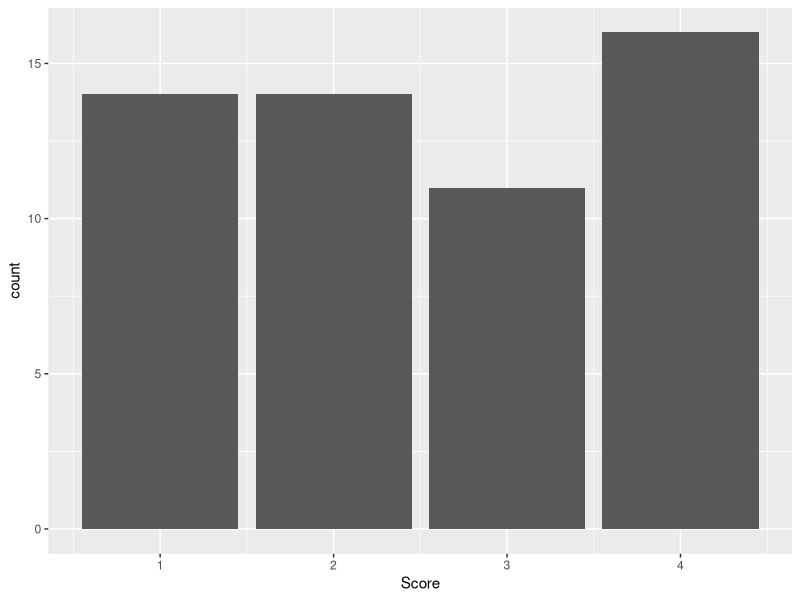
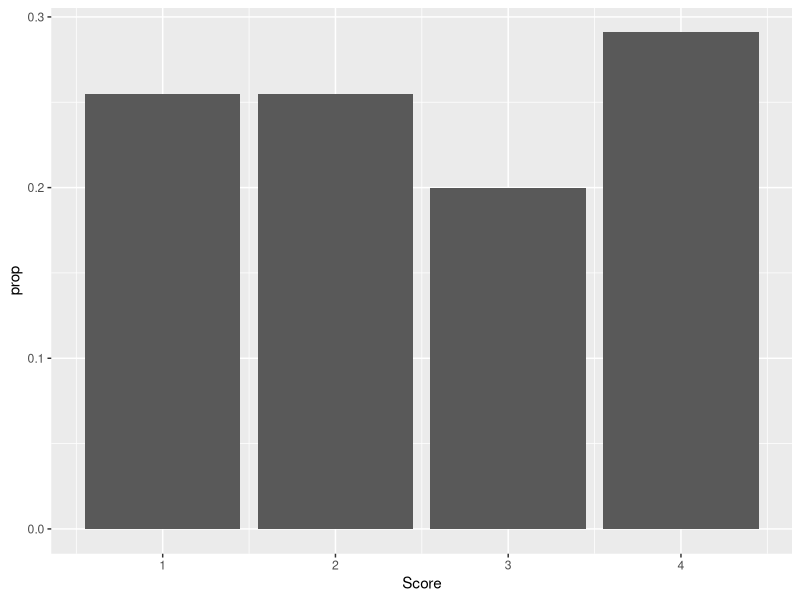
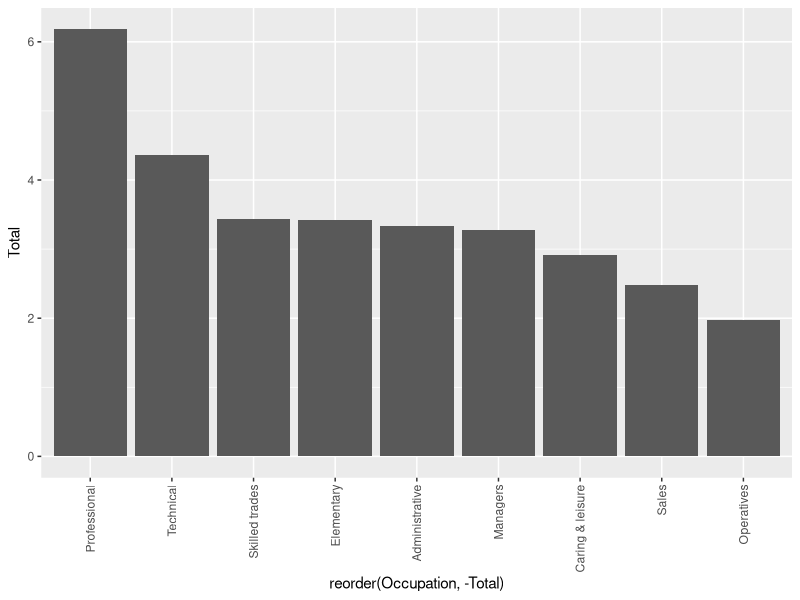
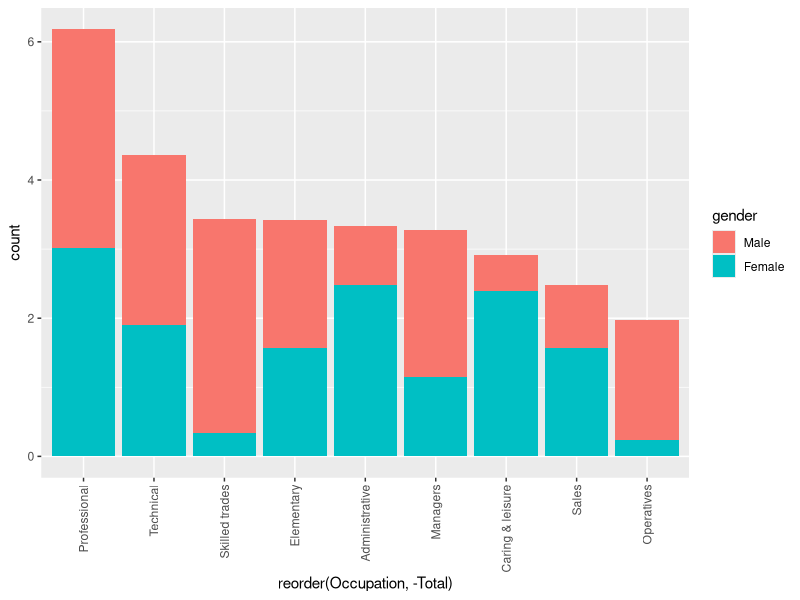
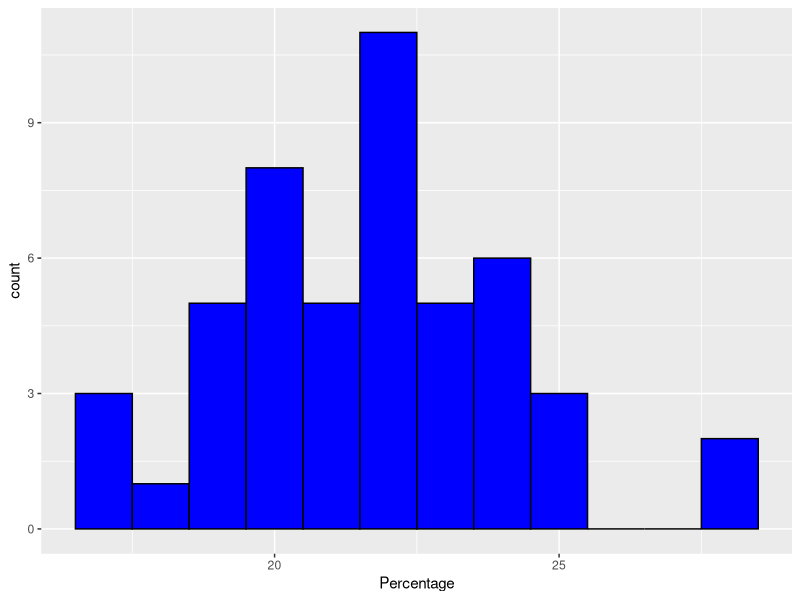
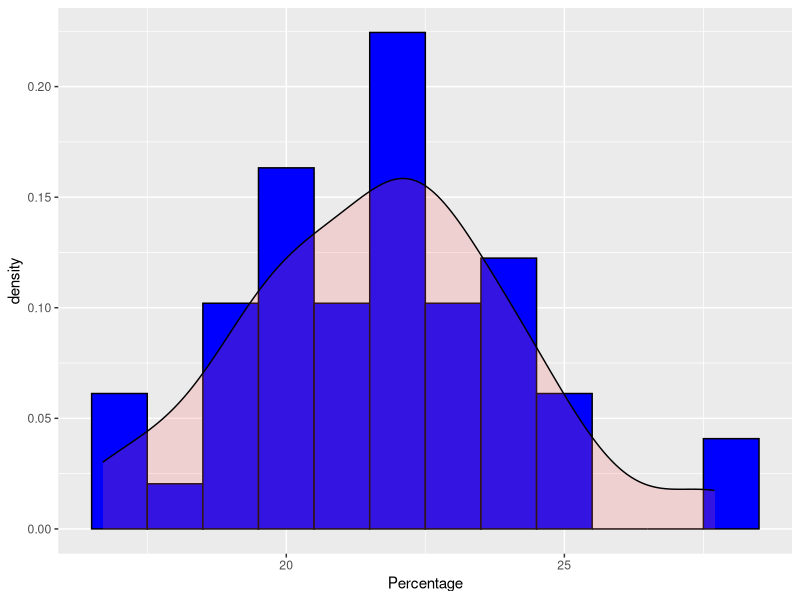
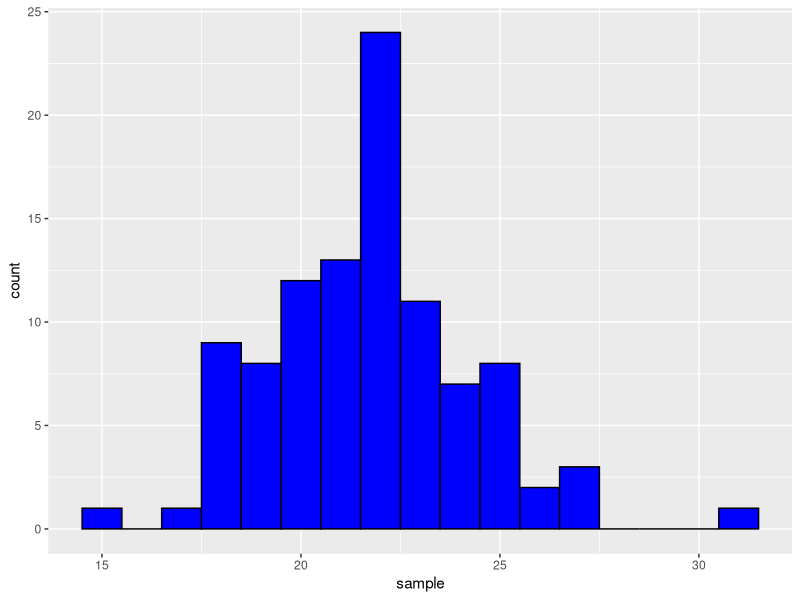
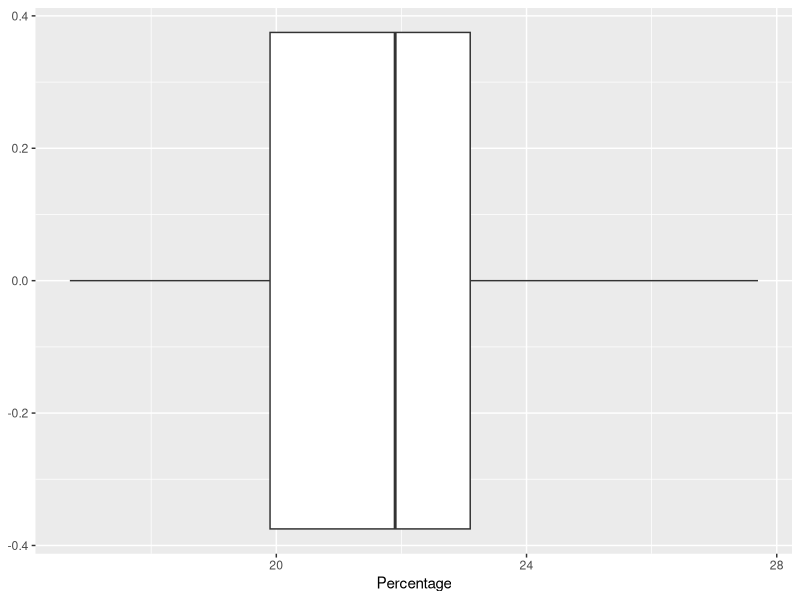

The R script that drew these images, in order:
####
## barchart
####

tattoos <- read.csv("tattoos.csv", header = TRUE, sep = ";")

library(ggplot2)

ggplot(data = tattoos) +
  geom_bar (
    mapping = aes(x = Score)
  )
### with proportions
ggplot(data = tattoos) +
  geom_bar (
    mapping = aes(x = Score, y = ..prop..)
  )

#####


workforce <- read.csv("workforce.csv", header = TRUE, sep = ";")
colnames(workforce) <- c("Occupation", "Male", "Female", "Total")
str(workforce)

ggplot(data = workforce, aes(x = reorder(Occupation, -Total), y = Total) ) +
  geom_bar ( stat = "identity") +
  theme(axis.text.x = element_text(angle = 90, vjust = 0.5, hjust=1))


#########
library(tidyr)

workforce_long <- gather(workforce, gender, count, Male:Female, factor_key=TRUE)
str(workforce_long) 

ggplot(data = workforce_long, aes(x = reorder(Occupation, -Total), y = count, fill = gender) ) +
  geom_bar ( stat = "identity") +
  theme(axis.text.x = element_text(angle = 90, vjust = 0.5, hjust=1))


#####
### membership 
####
membership <- read.csv("membership.csv", header = TRUE)
colnames(membership) <- c("Percentage")
str(membership)

ggplot(data = membership ) + 
  geom_histogram ( mapping = aes(x = Percentage ), 
                   binwidth = 1, color="black", fill="blue" )

ggplot(membership, aes(x=Percentage)) + 
  geom_histogram(aes(y=..density..), colour="black", fill="blue", binwidth = 1)+
  geom_density(alpha=.2, fill="#FF6666") 

mu = mean(membership$Percentage)
std = sd(membership$Percentage)

sample = rnorm(100, mean = mu, sd = std)

df = as.data.frame(sample)
ggplot(data = df ) + 
  geom_histogram ( mapping = aes(x = sample ), 
                   binwidth = 1, color="black", fill="blue" )


############################

ggplot(data = membership ) + 
  geom_boxplot ( mapping = aes(y = Percentage ) ) +
  coord_flip()
